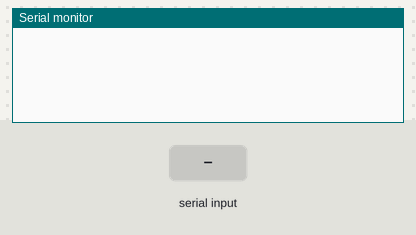
Bench run of a sketch on a simulated Arduino Uno, built with avr-gcc and run on an emulated ATmega328P. Shown: the last lines printed to the serial monitor. The test bench sets the inputs (shaded band).

Above: at 1.2 s.
1.3 s: "-\n" received over Serial
At 1.7 s:
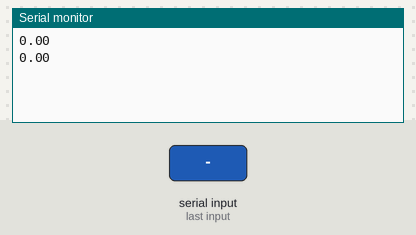
2.8 s: "90,45\n" received over Serial
At 3.3 s:
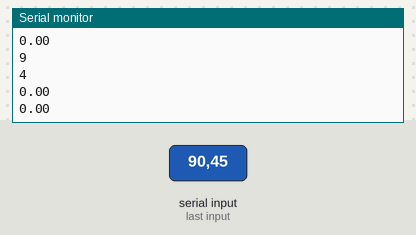
Timing chart, 0 to 5.8 s (numbered marks = the images above; inputs shaded):
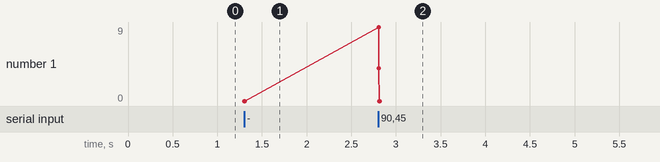

Measured:
- after the input at 1.3 s, the serial monitor: prints a new line at once (image 1)
- after the input at 2.8 s, the serial monitor: prints a new line at once (image 2)

The sketch:

updateLocationTest.ino
```cpp
#include <EEPROMex.h>

#include "Arduino.h"

int addressLat;
int addressLon;
int addressLatSign;
int addressLonSign;

String inputString = "";
boolean stringComplete = false;

float homeLat;
float homeLon;

void setup() {
  Serial.begin( 9600 );

  inputString.reserve( 200 );

  addressLat = EEPROM.getAddress( sizeof( long ) );
  addressLon = EEPROM.getAddress( sizeof( long ) );
  addressLatSign = EEPROM.getAddress( sizeof( int ) );
  addressLonSign = EEPROM.getAddress( sizeof( int )  );

  //writeLongitude( 361234 );
  //writeLatitude( 934321 );

  homeLon = readLongitude();
  homeLat = readLatitude();

}

void loop() {
  // print the string when a newline arrives:
  if (stringComplete) {
    if( inputString == "connected\n") {
      Serial.println("shoe");
    }
    else {
      parseUpdatedLocation();
      Serial.println(homeLat);
      Serial.println(homeLon);
    }
    // clear the string:
    inputString = "";
    stringComplete = false;
  }
}

void serialEvent() {
  while (Serial.available()) {
    // get the new byte:
    char inChar = (char)Serial.read();
    // add it to the inputString:
    inputString += inChar;
    // if the incoming character is a newline, set a flag
    // so the main loop can do something about it:
    if (inChar == '\n') {
      stringComplete = true;
    }
  }
}

void parseUpdatedLocation() {
  int comma = inputString.indexOf( ',' );

  if( comma > 0 ) {
    long tempLatInt;
    int latSign;
    long tempLonInt;
    int lonSign;

    // latitude
    char latChar[5];
    if( inputString[0] == '-') {
      String tempLat = inputString.substring( 1, comma );
      Serial.println("negative latitude");
      tempLat.toCharArray(latChar, tempLat.length() );
    }
    else {
      String tempLat = inputString.substring( 0, comma );
      tempLat.toCharArray(latChar, tempLat.length() );
      tempLatInt = atol(latChar);
    }

    // longitude
    char lonChar[5];
    if (inputString[comma+1] == '-') {
      String tempLon = inputString.substring( comma+2, inputString.length()-1 );
      tempLon.toCharArray(lonChar, tempLon.length() );
      tempLonInt = atol(lonChar);
      tempLonInt = tempLonInt;
      lonSign = 2;
    }
    else {
      String tempLon = inputString.substring( comma+1, inputString.length()-1 );
      tempLon.toCharArray(lonChar, tempLon.length() );
      tempLonInt = atol(lonChar);
      lonSign = 1;
    }


    Serial.println(tempLatInt);
    Serial.println(tempLonInt);

    writeLatitude( tempLatInt );
    writeLongitude( tempLonInt, lonSign );

    homeLat = readLatitude();
    homeLon = readLongitude();
  }
}

float readLongitude() {
  float rLon =  EEPROM.readLong( addressLon )/ 100.0;
  int rSign = EEPROM.readInt( addressLonSign );
  if ( rSign == 2 )
    rLon = rLon * -1;
  return rLon;
}

float readLatitude() {
  return EEPROM.readLong( addressLat ) /100.0;
}

void writeLongitude( long ln, int sn ) {
  EEPROM.writeLong( addressLon, ln );
  EEPROM.writeInt( addressLonSign, sn );
}

void writeLatitude( long lt ) {
  EEPROM.writeLong( addressLat, lt );
}
```
